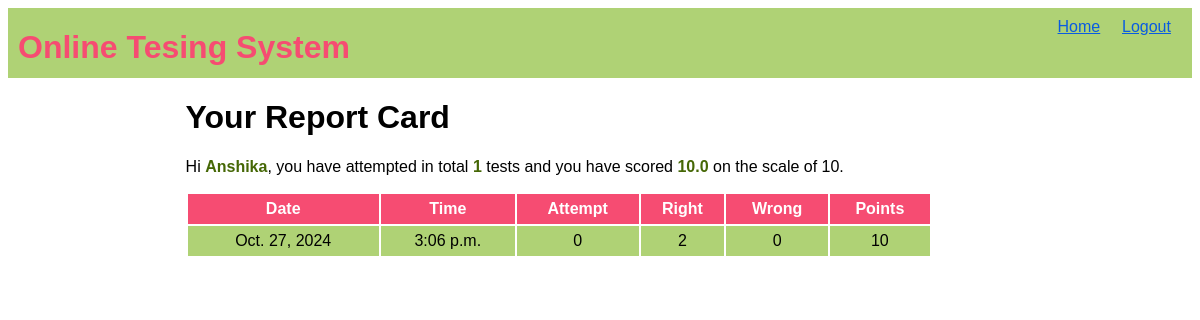
The page /OTS/test-history (signed in) on the database its author committed.
### OTS/models.py (models this page shows)
class Candidate(models.Model):
    username=models.CharField(primary_key=True,max_length=20)
    password=models.CharField(null=False,max_length=20)
    name=models.CharField(null=False,max_length=30)
    test_attempted=models.IntegerField(default=0)
    points=models.FloatField(default=0.0)

class Result(models.Model):
    resultid=models.BigAutoField(primary_key=True,auto_created=True)
    username=models.ForeignKey(Candidate,on_delete=models.CASCADE)
    date=models.DateField(auto_now=True)
    time=models.TimeField(auto_now=True)
    attempt=models.IntegerField()
    right=models.IntegerField()
    wrong=models.IntegerField()
    points=models.IntegerField()

### OTS/views.py (the view)
# urls.py: path('test-history',testResultHistory,name='testHistory'),
def testResultHistory(request):
    if 'name' not in request.session.keys():
        return HttpResponseRedirect("login")
    try:
        candidate = Candidate.objects.get(username=request.session['username'])
    except Candidate.DoesNotExist:
        return HttpResponseRedirect("login")  # Redirect if candidate is not found
    results = Result.objects.filter(username=candidate)
    context = {'candidate': candidate, 'results': results}
    return render(request, 'candidate_history.html', context)

### OTS/templates/candidate_history.html (shortened to what this page needs)
{% extends 'main.html' %}
{%block top%}
<a href="{% url 'OTS:home' %}">Home</a>
<a href="{% url 'OTS:logout' %}">Logout</a>
{%endblock%}
{%block content%}
<h1>Your Report Card</h1>
<p>Hi <span class="special">{{candidate.name}}</span>, you have attempted in total <span class="special">{{candidate.test_attempted}} </span> tests and you have scored <span class="special">{{candidate.points}}</span> on the scale of 10.</p>
<table>
    <tr>
        <th>Date</th>
        <th>Time</th>
        <th>Attempt</th>
        <th>Right</th>
        <th>Wrong</th>
        <th>Points</th>
    </tr>
    {% for r in results%}
    <tr>
        <td>{{r.date}}</td>
        <td>{{r.time}}</td>
        <td>{{r.attempt}}</td>
        <td>{{r.right}}</td>
        <td>{{r.wrong}}</td>
        <td>{{r.points}}</td>
    </tr>
    {%endfor%}
</table>
{%endblock%}

### OTS/static/theme.css (style rules this page uses)
* { font-family: 'Gill Sans', 'Gill Sans MT', Calibri, 'Trebuchet MS', sans-serif; }
.top div.menu a { color:#095ce1; display: inline-block; min-width: 50px; margin-right: 10px; }
table { width:90%; }
table tr:nth-child(odd) { background-color: #456705; color: white; height: 30px; }
table tr:nth-child(even) { background-color: #AFD275; height: 30px; }
table tr:first-child { background-color: #f64c72; }
table td { text-align: center; }
span.special { color:#456705; font-weight: bold; }

### rows shown on the page
Candidate: name "Anshika", test_attempted "1", points "10.0"
Result: date "Oct. 27, 2024", time "3:06 p.m.", attempt "0", right "2", wrong "0", points "10"
